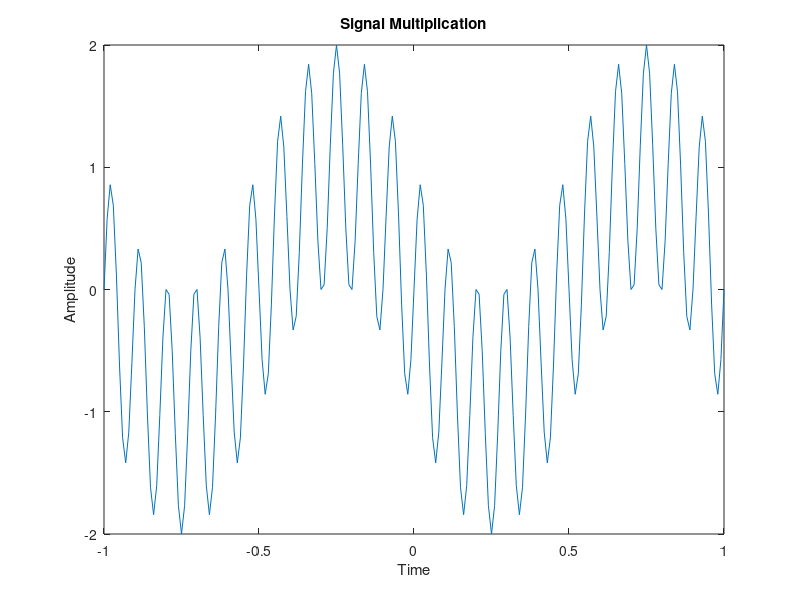

This chart was generated by the following MATLAB code:
clc;
clear all;
close all;

a=1;
b=2;
f1=5;
f2=6;
t=-1:0.01:1;
x1=a*sin(2*pi*f1*t);
x2=b*cos(2*pi*f2*t);

%Signal Multiplication
lc=x1.*x2;
plot(t,lc)
xlabel('Time')
ylabel('Amplitude')
title('Signal Multiplication')